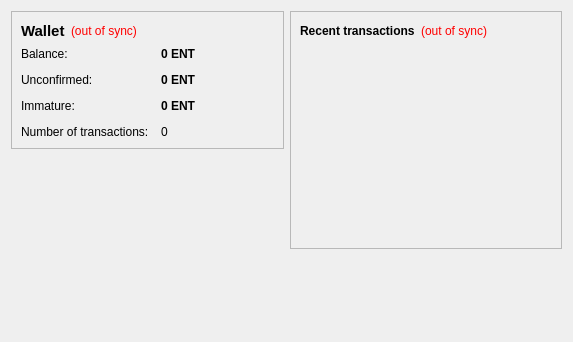
<?xml version="1.0" encoding="UTF-8"?>
<ui version="4.0">
 <class>OverviewPage</class>
 <widget class="QWidget" name="OverviewPage">
  <property name="geometry">
   <rect>
    <x>0</x>
    <y>0</y>
    <width>573</width>
    <height>342</height>
   </rect>
  </property>
  <property name="windowTitle">
   <string>Form</string>
  </property>
  <layout class="QHBoxLayout" name="horizontalLayout" stretch="1,1">
   <item>
    <layout class="QVBoxLayout" name="verticalLayout_2">
     <item>
      <widget class="QFrame" name="frame">
       <property name="frameShape">
        <enum>QFrame::StyledPanel</enum>
       </property>
       <property name="frameShadow">
        <enum>QFrame::Raised</enum>
       </property>
       <layout class="QVBoxLayout" name="verticalLayout_4">
        <item>
         <layout class="QHBoxLayout" name="horizontalLayout_4">
          <item>
           <widget class="QLabel" name="label_5">
            <property name="font">
             <font>
              <pointsize>11</pointsize>
              <weight>75</weight>
              <bold>true</bold>
             </font>
            </property>
            <property name="text">
             <string>Wallet</string>
            </property>
           </widget>
          </item>
          <item>
           <widget class="QLabel" name="labelWalletStatus">
            <property name="toolTip">
             <string>The displayed information may be out of date. Your wallet automatically synchronizes with the Entcoin network after a connection is established, but this process has not completed yet.</string>
            </property>
            <property name="styleSheet">
             <string notr="true">QLabel { color: red; }</string>
            </property>
            <property name="text">
             <string notr="true">(out of sync)</string>
            </property>
            <property name="alignment">
             <set>Qt::AlignLeading|Qt::AlignLeft|Qt::AlignVCenter</set>
            </property>
           </widget>
          </item>
          <item>
           <spacer name="horizontalSpacer_2">
            <property name="orientation">
             <enum>Qt::Horizontal</enum>
            </property>
            <property name="sizeHint" stdset="0">
             <size>
              <width>40</width>
              <height>20</height>
             </size>
            </property>
           </spacer>
          </item>
         </layout>
        </item>
        <item>
         <layout class="QFormLayout" name="formLayout_2">
          <property name="fieldGrowthPolicy">
           <enum>QFormLayout::AllNonFixedFieldsGrow</enum>
          </property>
          <property name="horizontalSpacing">
           <number>12</number>
          </property>
          <property name="verticalSpacing">
           <number>12</number>
          </property>
          <item row="0" column="0">
           <widget class="QLabel" name="label">
            <property name="text">
             <string>Balance:</string>
            </property>
           </widget>
          </item>
          <item row="0" column="1">
           <widget class="QLabel" name="labelBalance">
            <property name="font">
             <font>
              <weight>75</weight>
              <bold>true</bold>
             </font>
            </property>
            <property name="cursor">
             <cursorShape>IBeamCursor</cursorShape>
            </property>
            <property name="toolTip">
             <string>Your current balance</string>
            </property>
            <property name="text">
             <string notr="true">0 ENT</string>
            </property>
            <property name="textInteractionFlags">
             <set>Qt::LinksAccessibleByMouse|Qt::TextSelectableByKeyboard|Qt::TextSelectableByMouse</set>
            </property>
           </widget>
          </item>
          <item row="1" column="0">
           <widget class="QLabel" name="label_3">
            <property name="text">
             <string>Unconfirmed:</string>
            </property>
           </widget>
          </item>
          <item row="1" column="1">
           <widget class="QLabel" name="labelUnconfirmed">
            <property name="font">
             <font>
              <weight>75</weight>
              <bold>true</bold>
             </font>
            </property>
            <property name="cursor">
             <cursorShape>IBeamCursor</cursorShape>
            </property>
            <property name="toolTip">
             <string>Total of transactions that have yet to be confirmed, and do not yet count toward the current balance</string>
            </property>
            <property name="text">
             <string notr="true">0 ENT</string>
            </property>
            <property name="textInteractionFlags">
             <set>Qt::LinksAccessibleByMouse|Qt::TextSelectableByKeyboard|Qt::TextSelectableByMouse</set>
            </property>
           </widget>
          </item>
          <item row="3" column="0">
           <widget class="QLabel" name="label_2">
            <property name="text">
             <string>Number of transactions:</string>
            </property>
           </widget>
          </item>
          <item row="3" column="1">
           <widget class="QLabel" name="labelNumTransactions">
            <property name="toolTip">
             <string>Total number of transactions in wallet</string>
            </property>
            <property name="text">
             <string notr="true">0</string>
            </property>
           </widget>
          </item>
          <item row="2" column="0">
           <widget class="QLabel" name="labelImmatureText">
            <property name="text">
             <string>Immature:</string>
            </property>
           </widget>
          </item>
          <item row="2" column="1">
           <widget class="QLabel" name="labelImmature">
            <property name="font">
             <font>
              <weight>75</weight>
              <bold>true</bold>
             </font>
            </property>
            <property name="toolTip">
             <string>Mined balance that has not yet matured</string>
            </property>
            <property name="text">
             <string notr="true">0 ENT</string>
            </property>
            <property name="textInteractionFlags">
             <set>Qt::LinksAccessibleByMouse|Qt::TextSelectableByKeyboard|Qt::TextSelectableByMouse</set>
            </property>
           </widget>
          </item>
         </layout>
        </item>
       </layout>
      </widget>
     </item>
     <item>
      <spacer name="verticalSpacer">
       <property name="orientation">
        <enum>Qt::Vertical</enum>
       </property>
       <property name="sizeHint" stdset="0">
        <size>
         <width>20</width>
         <height>40</height>
        </size>
       </property>
      </spacer>
     </item>
    </layout>
   </item>
   <item>
    <layout class="QVBoxLayout" name="verticalLayout_3">
     <item>
      <widget class="QFrame" name="frame_2">
       <property name="frameShape">
        <enum>QFrame::StyledPanel</enum>
       </property>
       <property name="frameShadow">
        <enum>QFrame::Raised</enum>
       </property>
       <layout class="QVBoxLayout" name="verticalLayout">
        <item>
         <layout class="QHBoxLayout" name="horizontalLayout_2">
          <item>
           <widget class="QLabel" name="label_4">
            <property name="text">
             <string>&lt;b&gt;Recent transactions&lt;/b&gt;</string>
            </property>
           </widget>
          </item>
          <item>
           <widget class="QLabel" name="labelTransactionsStatus">
            <property name="toolTip">
             <string>The displayed information may be out of date. Your wallet automatically synchronizes with the Entcoin network after a connection is established, but this process has not completed yet.</string>
            </property>
            <property name="styleSheet">
             <string notr="true">QLabel { color: red; }</string>
            </property>
            <property name="text">
             <string notr="true">(out of sync)</string>
            </property>
            <property name="alignment">
             <set>Qt::AlignRight|Qt::AlignTrailing|Qt::AlignVCenter</set>
            </property>
           </widget>
          </item>
          <item>
           <spacer name="horizontalSpacer">
            <property name="orientation">
             <enum>Qt::Horizontal</enum>
            </property>
            <property name="sizeHint" stdset="0">
             <size>
              <width>40</width>
              <height>20</height>
             </size>
            </property>
           </spacer>
          </item>
         </layout>
        </item>
        <item>
         <widget class="QListView" name="listTransactions">
          <property name="styleSheet">
           <string notr="true">QListView { background: transparent; }</string>
          </property>
          <property name="frameShape">
           <enum>QFrame::NoFrame</enum>
          </property>
          <property name="verticalScrollBarPolicy">
           <enum>Qt::ScrollBarAlwaysOff</enum>
          </property>
          <property name="horizontalScrollBarPolicy">
           <enum>Qt::ScrollBarAlwaysOff</enum>
          </property>
          <property name="selectionMode">
           <enum>QAbstractItemView::NoSelection</enum>
          </property>
         </widget>
        </item>
       </layout>
      </widget>
     </item>
     <item>
      <spacer name="verticalSpacer_2">
       <property name="orientation">
        <enum>Qt::Vertical</enum>
       </property>
       <property name="sizeHint" stdset="0">
        <size>
         <width>20</width>
         <height>40</height>
        </size>
       </property>
      </spacer>
     </item>
    </layout>
   </item>
  </layout>
 </widget>
 <resources/>
 <connections/>
</ui>
